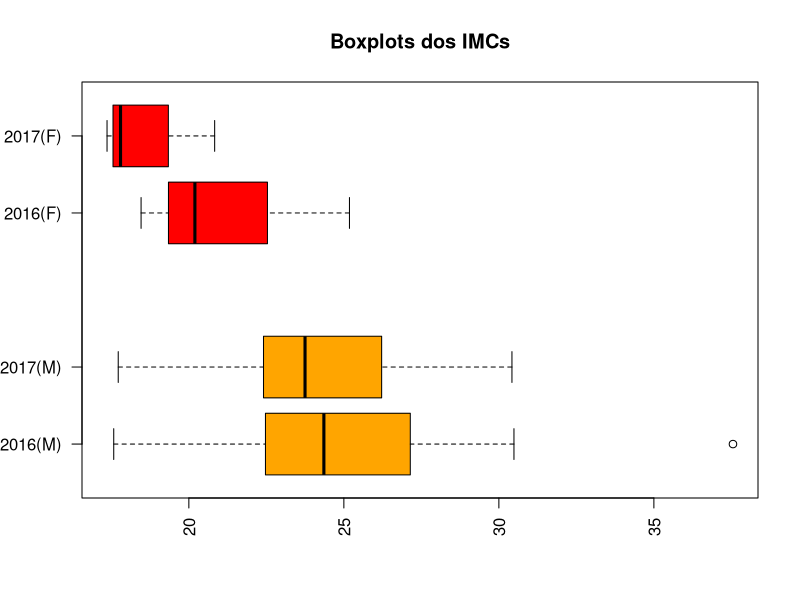

Source code (R):
## ---- chunk 1
knitr::opts_chunk$set(echo = TRUE)
## ---- chunk 2

# importação dos dados
raw_data_2016 <- read.csv(file = 'imc_20162.csv')
raw_data_2017 <- read.csv(file = 'CS01_20172.csv', sep=';')

head(raw_data_2016)
head(raw_data_2017)
## ---- chunk 3

# Filtra dados apenas de estudantes do ppgee (necessario apenas em 2016)
raw_data_2016 <- subset(raw_data_2016, Course=="PPGEE")
# renomeia coluna de 2016
names(raw_data_2016)[names(raw_data_2016) == "Gender"] <- "Sex"
# renomeia coluna de 2017
names(raw_data_2017)[names(raw_data_2017) == "height.m"] <- "Height.m"
## ---- chunk 4

# cria coluna com calculo do IMC
raw_data_2016$IMC = raw_data_2016$Weight.kg / (raw_data_2016$Height.m * raw_data_2016$Height.m)
raw_data_2017$IMC = raw_data_2017$Weight.kg / (raw_data_2017$Height.m * raw_data_2017$Height.m)
# separa entre masculino e feminino e armazena apenas o IMC
imc_m_2016 <- subset(raw_data_2016, Sex=="M")$IMC
imc_f_2016 <- subset(raw_data_2016, Sex=="F")$IMC
imc_m_2017 <- subset(raw_data_2017, Sex=="M")$IMC
imc_f_2017 <- subset(raw_data_2017, Sex=="F")$IMC
## ---- chunk 5
# imprime um sumario com as principais informações estatisticas dos IMCs
summary(imc_m_2016)
summary(imc_m_2017)
summary(imc_f_2016)
summary(imc_f_2017)
## ---- chunk 6
# boxplot
boxplot(imc_m_2016, imc_m_2017, imc_f_2016, imc_f_2017,
main = "Boxplots dos IMCs",
at = c(1,2,4,5),
names = c("2016(M)", "2017(M)", "2016(F)", "2017(F)"),
las = 2,
col = c("orange","orange", "red", "red"),
horizontal = TRUE,
notch = FALSE
)
## ---- chunk 7
# teste de Shapiro-Wilk
shapiro.test(imc_m_2016)
shapiro.test(imc_m_2017)
shapiro.test(imc_f_2016)
shapiro.test(imc_f_2017)
## ---- chunk 8
# teste t de student
t.test(imc_m_2016, imc_m_2017, "two.sided", mu=0, conf.level = 0.95)
t.test(imc_f_2016, imc_f_2017, "two.sided", mu=0, conf.level = 0.95)
